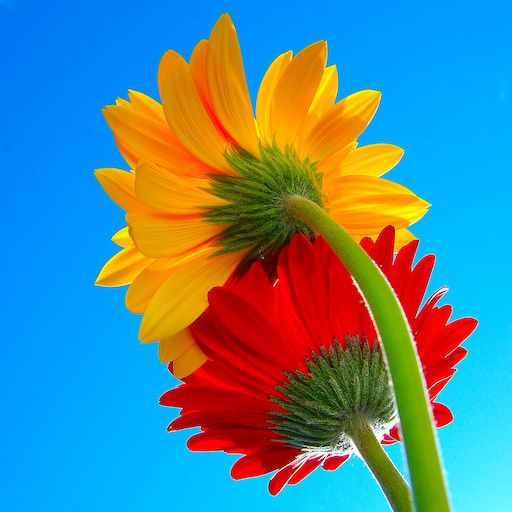
#> input picture clase3-4/pycientifico/src/codigoInicio/img/flowers.jpeg, 512 x 512 px, given in place of flowers.jpg, which was not available
$ jupyter execute IMG01_SimpleColorSegmentation.ipynb   (shell and % lines are left out)   (text cells are left out)
#> lines starting #> are read from the running program, lines starting #| are printed output that depends on the picture; pictures that were not available may be replaced by others from this repository, and a replacement may not be noted
[cell 1]
import numpy as np
from  cv2 import imread
from google.colab.patches import cv2_imshow
import matplotlib.pyplot as plt

[cell 2]
def howis(img):
  print('size = ',img.shape)
  print('max  = ',np.max(img))
  print('min  = ',np.min(img))

[cell 3]
Icv = imread('flowers.jpg')      # lectura en formato opencv (BGR)
#> Icv is the input picture: shape (512, 512, 3); mean B, G, R 145.1, 134.9, 86.6
cv2_imshow(Icv)
howis(Icv)
#| size =  (512, 512, 3)
#| max  =  255
#| min  =  0

[cell 4]
Icv

[cell 5]
plt.imshow(Icv)
plt.show()

[cell 6]
I = Icv[:,:,[2,1,0]]             # conversion a formato estándar (RGB)
plt.imshow(I)
plt.show()

[cell 7]
R = I[:,:,0]
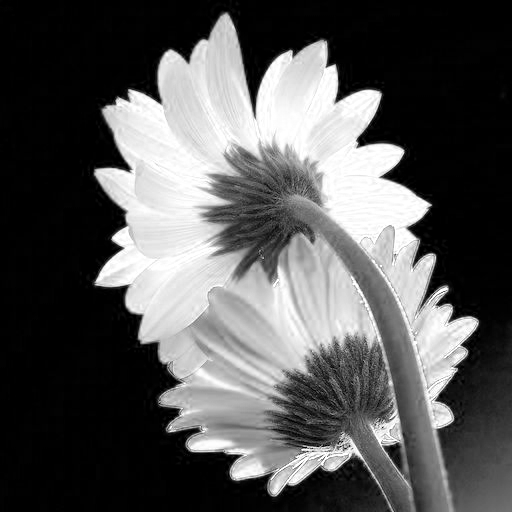
#> R: shape (512, 512); min 0, max 255, mean 86.6
G = I[:,:,1]
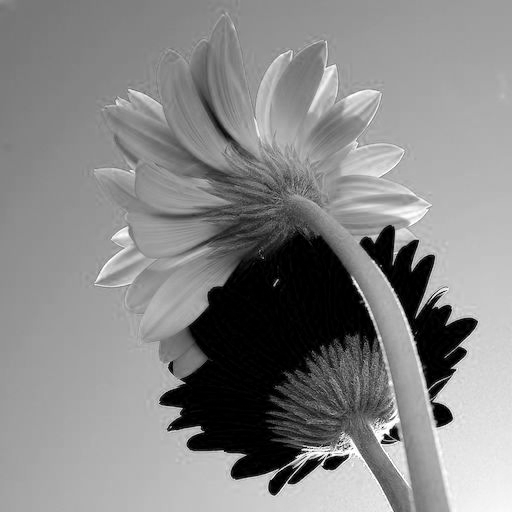
#> G: shape (512, 512); min 0, max 255, mean 134.9
B = I[:,:,2]
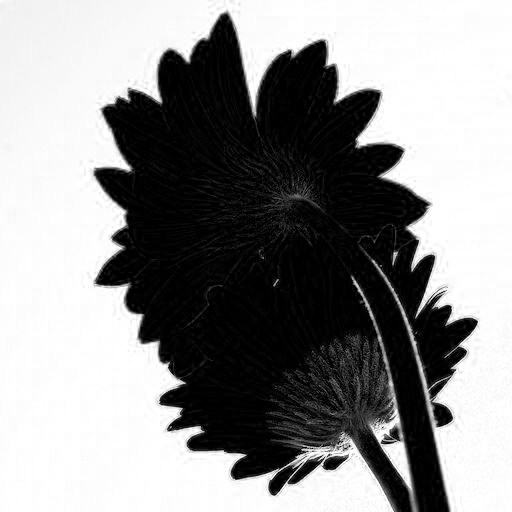
#> B: shape (512, 512); min 0, max 255, mean 145.1
RGB = np.concatenate((R,G,B),axis=1)
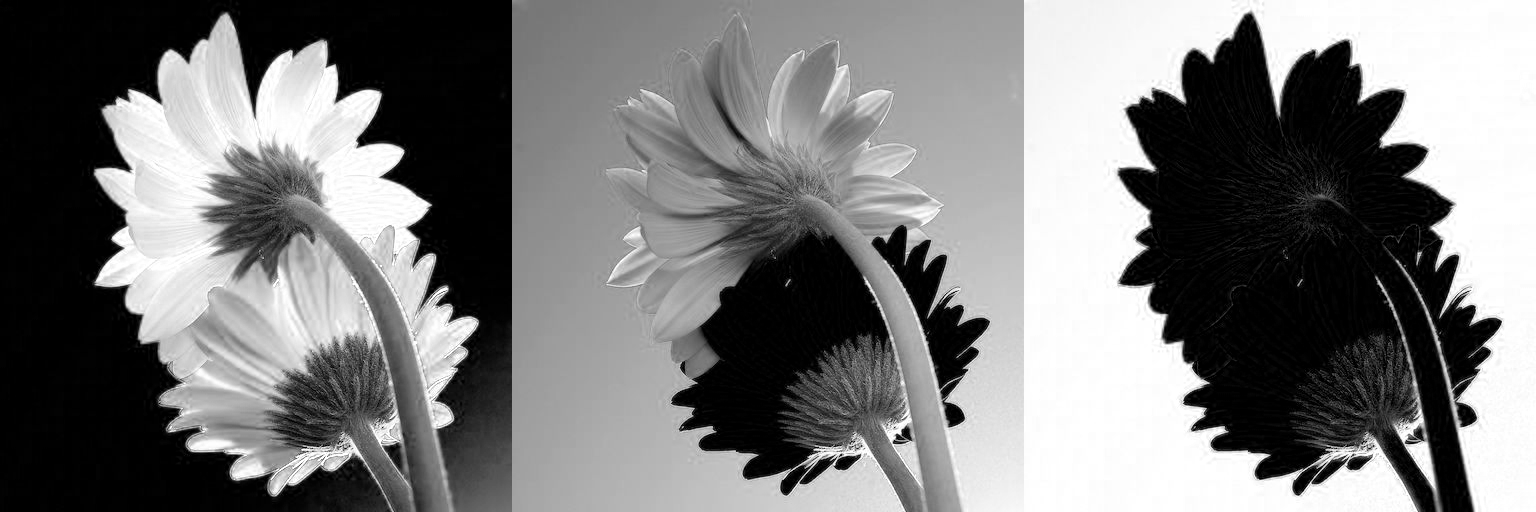
#> RGB: shape (512, 1536); min 0, max 255, mean 122.2
cv2_imshow(RGB)

[cell 8]
Rd = R.astype(float)
Gd = G.astype(float)
Bd = B.astype(float)
#k  = (1/3,1/3,1/3)
k  = (0.1,0.4,0.5)
Zd = k[0]*Rd+k[1]*Gd+k[2]*Bd
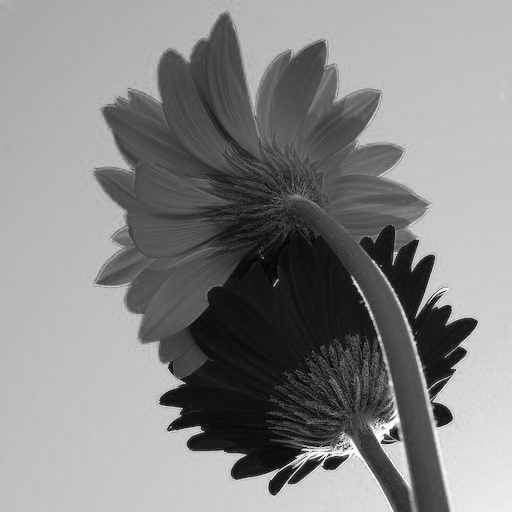
#> Zd: shape (512, 512) float64; min 0.7, max 254.9, mean 135.2
Z  = Zd.astype(int)
howis(Z)
#| size =  (512, 512)
#| max  =  254
#| min  =  0
cv2_imshow(Z)

[cell 9]
def imhist(X):
  (N,M) = X.shape
#> N = 512; M = 512
  n = 256
  h = np.zeros((256,))
  for i in range(N):
    for j in range(M):
      x = X[i,j]
      h[x] = h[x]+1
#> after the loop, h = 256 values, max 6551 at index 192, min 0 at index 255, mean 1024
  plt.plot(range(n),h[0:n])
  plt.show()
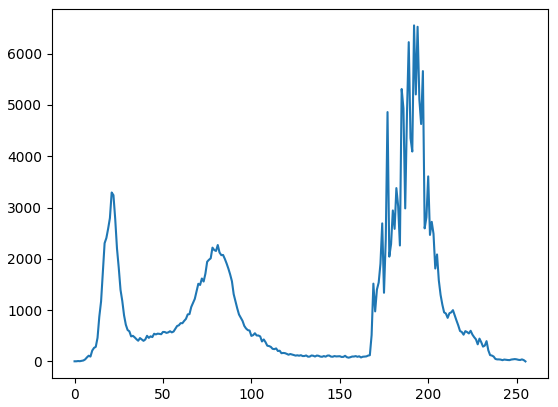
#> figure drawn by matplotlib, 1 panel; curve peaks at x = 192, y = 6551

$ run again, with clase3-4/pycientifico/src/codigoInicio/img/cepillo.png saved as clase3-4/pycientifico/src/codigoInicio/img/flowers.jpeg
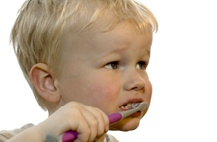
#> input picture clase3-4/pycientifico/src/codigoInicio/img/cepillo.png, 217 x 142 px, given in place of flowers.jpg, which was not available
#> Icv is the input picture: shape (142, 217, 3); mean B, G, R 170, 186.4, 203.2
#| size =  (142, 217, 3)
#| max  =  255
#| min  =  0
#> `RGB = np.concatenate((R,G,B),axis=1)`:
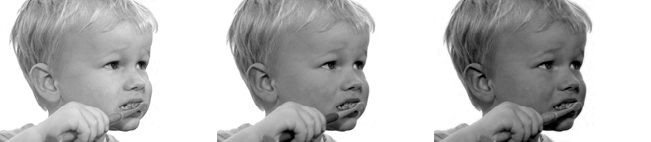
#> RGB: shape (142, 651); min 0, max 255, mean 186.6
#| size =  (142, 217)
#| max  =  255
#| min  =  0
#> after the loop in imhist, `for i in range(N):`: h = 256 values, max 10720 at index 255, min 1 at index 227, mean 120.4
#> in imhist, `plt.show()`:
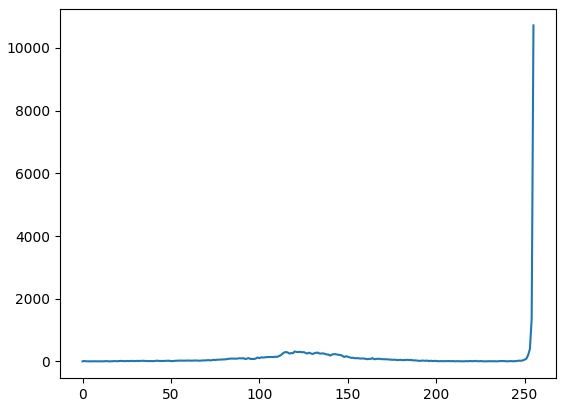
#> figure drawn by matplotlib, 1 panel; curve peaks at x = 255, y = 10720

$ run again, with clase3-4/pycientifico/src/codigoInicio/img/ninos.jpg copied over clase3-4/pycientifico/src/codigoInicio/img/flowers.jpeg
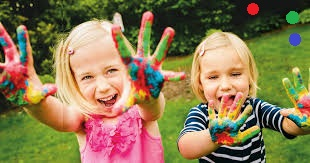
#> input picture clase3-4/pycientifico/src/codigoInicio/img/ninos.jpg, 310 x 163 px, given in place of flowers.jpg, which was not available
#> Icv is the input picture: shape (163, 310, 3); mean B, G, R 82.1, 121.2, 138
#| size =  (163, 310, 3)
#| max  =  255
#| min  =  0
#> `Zd = k[0]*Rd+k[1]*Gd+k[2]*Bd`:
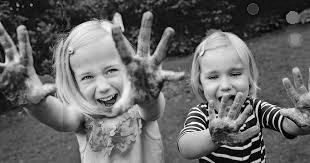
#> Zd: shape (163, 310) float64; min 0, max 254.2, mean 103.3
#| size =  (163, 310)
#| max  =  254
#| min  =  0
#> after the loop in imhist, `for i in range(N):`: h = 256 values, max 553 at index 21, min 0 at index 255, mean 197.4
#> in imhist, `plt.show()`:
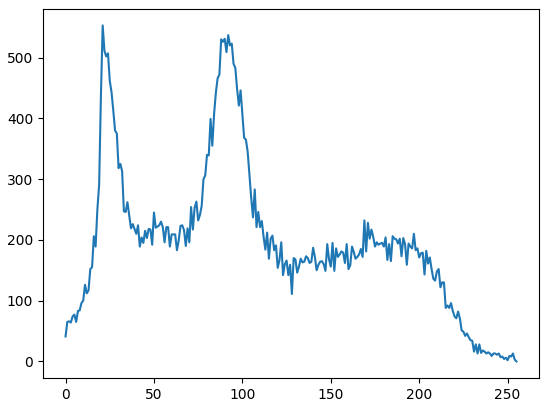
#> figure drawn by matplotlib, 1 panel; curve peaks at x = 21, y = 553
